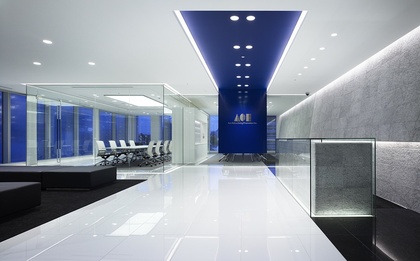
%> input picture Assignment-1/ec/mydata/inside_building.jpg, 420 x 261 px, shrunk from 960 x 597 before the run; its folder holds only this picture in this run
$ octave ec.m   (GNU Octave 9; MATLAB toolbox functions it lacks are replaced by stand-ins)
%> lines starting %> are read from the running program, lines starting %| are printed output that depends on the picture; in (x1, y1, x2, y2) boxes, pixels count from 0 and x2, y2 are one past the last pixel; in counts of white or black regions, pixels touching at a corner belong together; the program's own positions count from 1
### Assignment-1/matlab/myImageFilter.m
function [img1] = myImageFilter(img0, h)
    % Determine padding size
    pad = (size(h,1)-1)/2;
    filt = size(h,1);

    % Pad the image
    pad_img = padarray(img0, [pad pad], 'replicate', 'both');

    % Preallocate the output image
    img1 = zeros(size(img0));

    % Vectorized convolution operation
    for i = 1:size(img0,1)
        for j = 1:size(img0,2)
            img1(i,j) = sum(sum(pad_img(i:i+filt-1, j:j+filt-1) .* h));
        end
    end
end

### Assignment-1/matlab/myEdgeFilter.m
function [img1] = myEdgeFilter(img0, sigma)
    % Smoothing (Gaussian filter)
    h = 2 * ceil(3 * sigma) + 1;
    gaus = fspecial('gaussian', [h h], sigma);
    im = myImageFilter(img0, gaus);

    % Compute gradients (Sobel filters)
    sobelX = fspecial('sobel');
    sobelY = sobelX';
    imgx = myImageFilter(im, sobelX);
    imgy = myImageFilter(im, sobelY);

    % Calculate gradient magnitude and direction
    G_mag = sqrt(imgx.^2 + imgy.^2);
    Grad_dir = atan2d(imgy, imgx);
    Grad_dir(Grad_dir < 0) = Grad_dir(Grad_dir < 0) + 180;

    % Map gradient direction to one of four orientations
    Grad_dir_bins = [0, 45, 90, 135];
    [~, Grad_dir_mapped] = min(abs(Grad_dir - reshape(Grad_dir_bins, [1, 1, numel(Grad_dir_bins)])), [], 3);
    Grad_dir = Grad_dir_bins(Grad_dir_mapped);

    % Non-maximum suppression
    new_img = zeros(size(img0));
    for i = 2:size(im,1) - 1
        for j = 2:size(im,2) - 1
            magnitude_current = G_mag(i,j);
            direc_current = Grad_dir(i,j);
            switch direc_current
                case 0
                    magnitude_n1 = G_mag(i, j-1);
                    magnitude_n2 = G_mag(i, j+1);
                case 45
                    magnitude_n1 = G_mag(i-1, j+1);
                    magnitude_n2 = G_mag(i+1, j-1);
                case 90
                    magnitude_n1 = G_mag(i-1, j);
                    magnitude_n2 = G_mag(i+1, j);
                case 135
                    magnitude_n1 = G_mag(i-1, j-1);
                    magnitude_n2 = G_mag(i+1, j+1);
            end

            % Set the pixel value to 0 if it's not the maximum in its neighborhood
            if magnitude_current ~= max([magnitude_current, magnitude_n1, magnitude_n2])
                new_img(i,j) = 0;
            else
                new_img(i,j) = magnitude_current;
            end
        end
    end
    img1 = new_img;
end

### Assignment-1/matlab/myHoughTransform.m
function [H, rhoScale, thetaScale] = myHoughTransform(Im, threshold, rhoRes, thetaRes)
    Im(Im < threshold) = 0;
    [y,x] = find(Im);

    theta = (0:thetaRes:2*pi-thetaRes);

    % Preallocate memory for rho, improve algo efficiency
    rho = zeros(length(x), length(theta));

    for i = 1:size(x,1)
        rho(i,:) = x(i)*cos(theta)+y(i)*sin(theta);
    end
    rho = round(rho);

    % negative invalid
    rho(rho<0) = 0;

    rho_maximum = sqrt(size(Im,1).^2+size(Im,2).^2);
    h = zeros(ceil(rho_maximum/rhoRes),size(theta,2));

    for i = 1:size(rho,2)
        rho_out = rho(:,i);
        rho_out = round(rho_out/rhoRes);
        for j = 1:size(rho_out,1)
            idx = rho_out(j,1);
            if idx ~= 0
                h(idx,i) = h(idx,i)+1;
            end
        end
    end
    H = h;
    thetaScale = theta;
    rhoScale = (rhoRes:rhoRes:rho_maximum);

end

### Assignment-1/matlab/myHoughLines.m
function [rhos, thetas] = myHoughLines(H, nLines)
    % Apply NMS
    neighborhoodSize = [15, 15];
    H_max = imdilate(H, strel('rectangle', neighborhoodSize));
    H_suppressed = H .* (H == H_max);

    % Find the coordinates of the nLines highest peaks
    [~, sortedind] = sort(H_suppressed(:), 'descend');
    [rhos, thetas] = ind2sub(size(H), sortedind(1:nLines));
end

### Assignment-1/matlab/drawLine.m
function [ img ] = drawLine( img, start, stop )

delta = 0.05 / norm(stop-start);

t = 0:delta:1;

x = start(1) + t * ( stop(1) - start(1) );
y = start(2) + t * ( stop(2) - start(2) );

if(ndims(img) == 2)
    img = repmat(img,[1 1 3]);
end

if (ischar(img))
    img = double(img) / 255;
end

x = round(x);
y = round(y);

idx = y + (x-1) * size(img,1);
img(idx) = 0;
img(idx +   size(img,1) * size(img,2)) = 1;
img(idx + 2*size(img,1) * size(img,2)) = 0;

end

### Assignment-1/ec/ec.m
%directory
datadir     = "./mydata";
resultsdir  = "./myresults";

%parameters
sigma     = 2;
threshold = 0.03;
rhoRes    = 2;
thetaRes  = pi/90;
nLines    = 50;

imgdata_jpeg = dir(sprintf('%s/*.jpeg', datadir));
imgdata_jpg = dir(sprintf('%s/*.jpg', datadir));
imgdata = [imgdata_jpeg; imgdata_jpg];

for i = 1:numel(imgdata)
    %read and adjust images%
    [path, imgname, dummy] = fileparts(imgdata(i).name);
    img = imread(sprintf('%s/%s', datadir, imgdata(i).name));
%> img is the input picture: size 261x420x3 uint8; mean R, G, B 146.1, 152.5, 163.6

    if (ndims(img) == 3)
        img = rgb2gray(img);
%> img: size 261x420 uint8
    end

    img = double(img) / 255;
%> img: size 261x420 double

    % step-by-step houghlines detection function calls%
    [Im] = myEdgeFilter(img, sigma);
%> call 3 of myImageFilter, with h = [1 0 -1; 2 0 -2; 1 0 -1]
%> after the loop in myImageFilter (call 3), `for i = 1:size(img0,1)`:
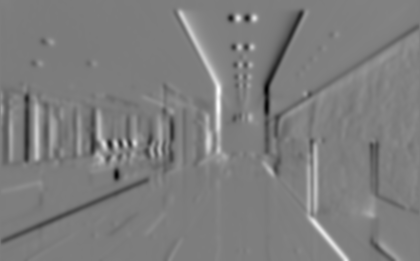
%> img1: size 261x420 double; min -1.01, max 1.03, mean -0.00178; drawn with min black and max white
%> after the loop in myEdgeFilter, `for i = 2:size(im,1) - 1`:
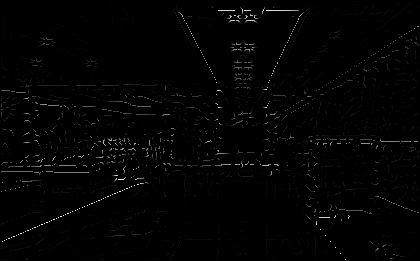
%> new_img: size 261x420 double; min 0, max 1.13, mean 0.0121; drawn with min black and max white
%> after the loop in myEdgeFilter, `for i = 2:size(im,1) - 1`: magnitude_n1 = 0.0195; magnitude_n2 = 0.0173
    [H,rhoScale,thetaScale] = myHoughTransform(Im, threshold, rhoRes, thetaRes);
%> in myHoughTransform, `Im(Im < threshold) = 0;`: Im: size 261x420 double; 2.98% of pixels changed, all inside (x1, y1, x2, y2) = (1, 1, 419, 260)
%> in myHoughTransform, `[y,x] = find(Im);`: y = 5495 values from 5 to 260; x = 5495 values from 2 to 419
%> after the loop in myHoughTransform, `for i = 1:size(rho,2)`:
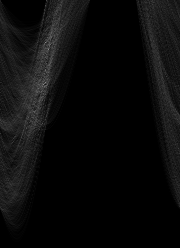
%> h: size 248x180 double; min 0, max 139, mean 11.1
%> rhoScale = 247 values from 2 to 494; thetaScale = 180 values from 0 to 6.25
    [rhos, thetas] = myHoughLines(H, nLines);
%> in myHoughLines, `H_suppressed = H .* (H == H_max);`:
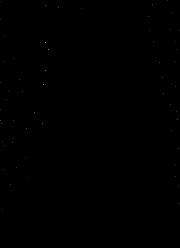
%> H_suppressed: size 248x180 double; min 0, max 139, mean 0.1
%> in myHoughLines, `[rhos, thetas] = ind2sub(size(H), sortedind(1:nLines));`: rhos = 50 values, max 210 at index 29, min 1 at index 34, mean 98.52; thetas = 50 values, max 179 at index 13, min 1 at index 14, mean 79.58
    lines = houghlines(Im>threshold, 180*(thetaScale/pi), rhoScale, [rhos, thetas],'FillGap',5,'MinLength',10);
%> lines = 37 lines; longest, point1 to point2 (x, y): (382, 142) to (418, 142), (39, 86) to (68, 86), (150, 92) to (175, 103), (233, 70) to (251, 90), (242, 62) to (242, 88), (314, 130) to (327, 149)

    %output
    fname = sprintf('%s/%s_01_edge.png', resultsdir, imgname);
    imwrite(sqrt(Im/max(Im(:))), fname);
    fname = sprintf('%s/%s_02_threshold.png', resultsdir, imgname);
    imwrite(Im > threshold, fname);
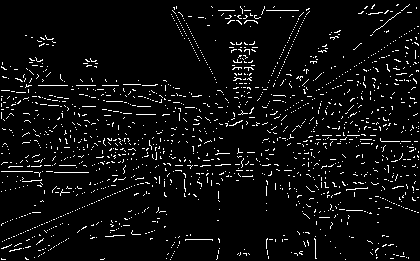
%> saved as inside_building_02_threshold.png: size 261x420 logical; 5% white in thin lines or dots
    fname = sprintf('%s/%s_03_hough.png', resultsdir, imgname);
    imwrite(H/max(H(:)), fname);
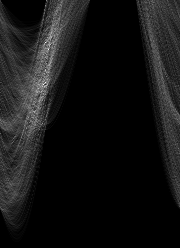
%> saved as inside_building_03_hough.png: size 248x180 uint8; min 0, max 255, mean 20.3
    fname = sprintf('%s/%s_04_lines.png', resultsdir, imgname);

    img_w = img;
    for j=1:numel(lines)
       img_w = drawLine(img_w, lines(j).point1, lines(j).point2);
    end
%> this loop made 37 passes
%> delta in drawLine on passes 1 to 12: 0.005, 0.00333, 0.00455, 0.00172, 0.00263, 0.00313, 0.00385, 0.00354, 0.00333, 0.00274, 0.00356, 0.00139
    imwrite(img_w, fname);
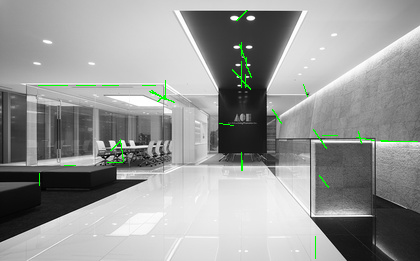
%> saved as inside_building_04_lines.png: size 261x420x3 uint8; mean R, G, B 151.1, 152.6, 151.1
end
